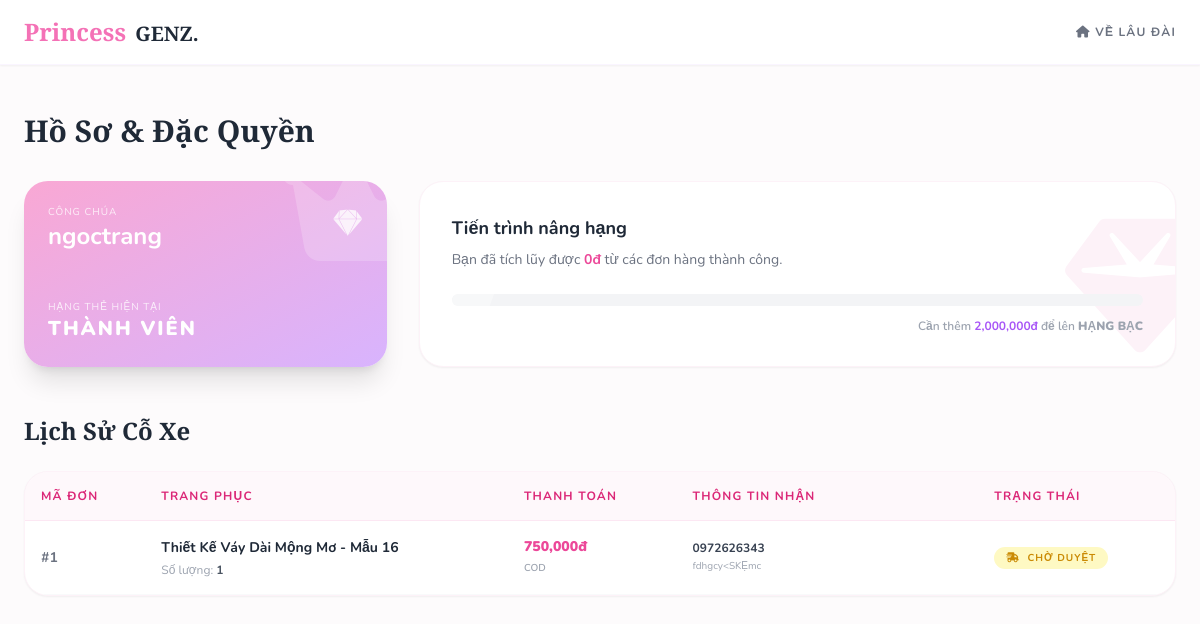
/my_orders (signed in), run on the app's committed database.
### tables this page shows
CREATE TABLE orders (id INTEGER PRIMARY KEY AUTOINCREMENT, username TEXT NOT NULL, product_name TEXT NOT NULL, price REAL NOT NULL, quantity INTEGER NOT NULL, total_price REAL NOT NULL, phone TEXT, address TEXT, payment TEXT, status TEXT DEFAULT 'Chờ duyệt');

### app.py (the view)
@app.route('/my_orders')
def my_orders():
    if not session.get('username'): return redirect(url_for('login'))
    conn = sqlite3.connect(DB_NAME)
    cursor = conn.cursor()
    cursor.execute("SELECT id, product_name, price, quantity, total_price, status, phone, address, payment FROM orders WHERE username = ? ORDER BY id DESC", (session['username'],))
    orders = cursor.fetchall()
    cursor.execute("SELECT SUM(total_price) FROM orders WHERE username = ? AND status = 'Hoàn thành'", (session['username'],))
    total_spend_result = cursor.fetchone()[0]
    total_spend = total_spend_result if total_spend_result else 0
    tier = 'Thành Viên'
    next_tier = 'Hạng Bạc'
    target = 2000000
    if total_spend >= 15000000:
        tier = 'Kim Cương'
        next_tier = 'MAX'
        target = 15000000
    elif total_spend >= 5000000:
        tier = 'Hạng Vàng'
        next_tier = 'Kim Cương'
        target = 15000000
    elif total_spend >= 2000000:
        tier = 'Hạng Bạc'
        next_tier = 'Hạng Vàng'
        target = 5000000
    progress = (total_spend / target) * 100 if target > 0 else 0
    progress = min(progress, 100) # Khóa tiến trình không vượt quá 100%
    conn.close()
    return render_template('my_orders.html', orders=orders, total_spend=total_spend, tier=tier, next_tier=next_tier, target=target, progress=progress)

### app.py (called while the page is built)
@app.context_processor
def inject_cart_count():
    count = 0
    if session.get('username'):
        try:
            conn = sqlite3.connect(DB_NAME)
            cursor = conn.cursor()
            cursor.execute("SELECT SUM(quantity) FROM cart WHERE username = ?", (session['username'],))
            result = cursor.fetchone()[0]
            if result: count = result
            conn.close()
        except: pass
    return dict(cart_count=count)

### templates/my_orders.html (shortened to what this page needs)
<!DOCTYPE html>
<html lang="vi" class="scroll-smooth">
<head>
    <script src="https://cdn.tailwindcss.com"></script>
    <link rel="stylesheet" href="https://cdnjs.cloudflare.com/ajax/libs/font-awesome/6.4.0/css/all.min.css">
</head>
<body class="antialiased selection:bg-purple-200 selection:text-purple-900">
    <header class="bg-white/95 backdrop-blur-xl border-b border-purple-50 shadow-sm py-4">
        <div class="max-w-[1200px] mx-auto px-6 flex justify-between items-center">
            <a href="/" class="text-xl font-royal font-bold text-gray-800"><span class="text-pink-400 font-fairy text-2xl mr-1">Princess</span> GENZ.</a>
            <a href="/" class="text-xs font-bold text-gray-500 hover:text-pink-500 uppercase tracking-widest"><i class="fa-solid fa-house"></i> Về Lâu Đài</a>
        </div>
    </header>
    <main class="max-w-[1200px] mx-auto px-6 py-12">
        <h1 class="text-3xl font-royal font-bold text-gray-800 mb-8">Hồ Sơ & Đặc Quyền</h1>
        <div class="grid grid-cols-1 md:grid-cols-3 gap-8 mb-12">
            <div class="col-span-1 rounded-3xl p-6 text-white shadow-xl relative overflow-hidden
                {% if tier == 'Kim Cương' %} bg-gradient-to-br from-purple-500 to-pink-500
                {% elif tier == 'Hạng Vàng' %} bg-gradient-to-br from-yellow-400 to-yellow-600
                {% elif tier == 'Hạng Bạc' %} bg-gradient-to-br from-gray-400 to-gray-500
                {% else %} bg-gradient-to-br from-pink-300 to-purple-300 {% endif %}">
                <div class="absolute -right-10 -top-10 text-white/20 text-9xl"><i class="fa-solid fa-crown"></i></div>
                <div class="relative z-10 h-full flex flex-col justify-between">
                    <div class="flex justify-between items-start mb-8">
                        <div>
                            <p class="text-[10px] uppercase tracking-widest opacity-80">Công chúa</p>
                            <h2 class="text-2xl font-bold">{{ session['username'] }}</h2>
                        </div>
                        <i class="fa-brands fa-sketch text-3xl opacity-80"></i>
                    </div>
                    <div>
                        <p class="text-[10px] uppercase tracking-widest opacity-80">Hạng thẻ hiện tại</p>
                        <p class="text-xl font-black uppercase tracking-widest">{{ tier }}</p>
                    </div>
                </div>
            </div>
            <div class="col-span-1 md:col-span-2 bg-white rounded-3xl p-8 border border-pink-50 shadow-sm flex flex-col justify-center relative overflow-hidden">
                <div class="absolute -bottom-10 -right-10 text-pink-50 text-[150px] pointer-events-none"><i class="fa-solid fa-gem"></i></div>
                <h3 class="text-lg font-bold text-gray-800 mb-2 relative z-10">Tiến trình nâng hạng</h3>
                <p class="text-sm text-gray-500 mb-6 relative z-10">Bạn đã tích lũy được <span class="font-bold text-pink-500">{{ "{:,.0f}".format(total_spend) }}đ</span> từ các đơn hàng thành công.</p>
                {% if tier != 'Kim Cương' %}
                <div class="w-full bg-gray-100 h-3 rounded-full overflow-hidden mb-3 relative z-10">
                    <div class="bg-gradient-to-r from-purple-400 to-pink-500 h-full rounded-full transition-all duration-1000 relative" style="width: {{ progress }}%;">
                        <div class="absolute top-0 left-0 w-10 h-full bg-white/30 skew-x-[-20deg]" style="animation: shine 2s infinite;"></div>
                    </div>
                </div>
                <p class="text-xs text-gray-400 font-semibold text-right relative z-10">Cần thêm <span class="text-purple-500 font-bold">{{ "{:,.0f}".format(target - total_spend) }}đ</span> để lên <b class="uppercase">{{ next_tier }}</b></p>
                {% endif %}
            </div>
        </div>
        <h2 class="text-2xl font-royal font-bold text-gray-800 mb-6">Lịch Sử Cỗ Xe</h2>
        <div class="bg-white rounded-3xl border border-pink-50 shadow-sm overflow-hidden magic-shadow">
            {% if orders %}
            <div class="overflow-x-auto">
                <table class="w-full text-left border-collapse min-w-[800px]">
                    <thead>
                        <tr class="bg-pink-50/50 text-pink-600 text-xs uppercase tracking-widest border-b border-pink-100">
                            <th class="p-4 font-bold">Mã Đơn</th>
                            <th class="p-4 font-bold">Trang Phục</th>
                            <th class="p-4 font-bold">Thanh Toán</th>
                            <th class="p-4 font-bold">Thông Tin Nhận</th>
                            <th class="p-4 font-bold">Trạng Thái</th>
                        </tr>
                    </thead>
                    <tbody class="text-sm">
                        {% for order in orders %}
                        <tr class="border-b border-gray-50 hover:bg-gray-50 transition-colors">
                            <td class="p-4 font-bold text-gray-500">#{{ order[0] }}</td>
                            <td class="p-4 text-gray-700">
                                <p class="font-bold text-gray-800">{{ order[1] }}</p>
                                <p class="text-xs text-gray-400 mt-1">Số lượng: <b class="text-gray-600">{{ order[3] }}</b></p>
                            </td>
                            <td class="p-4 font-black text-pink-500">{{ "{:,.0f}".format(order[4]) }}đ <br><span class="text-[10px] text-gray-400 font-semibold">{{ order[8] }}</span></td>
                            <td class="p-4">
                                <p class="text-xs font-bold text-gray-700">{{ order[6] }}</p>
                                <p class="text-[10px] text-gray-400 line-clamp-1 w-48">{{ order[7] }}</p>
                            </td>
                            <td class="p-4">
                                {% if order[5] == 'Hoàn thành' %}
                                    <span class="bg-green-100 text-green-600 px-3 py-1 rounded-full text-[10px] font-bold uppercase tracking-widest"><i class="fa-solid fa-check mr-1"></i> Hoàn thành</span>
                                {% elif order[5] == 'Đã hủy' %}
                                    <span class="bg-red-100 text-red-600 px-3 py-1 rounded-full text-[10px] font-bold uppercase tracking-widest"><i class="fa-solid fa-xmark mr-1"></i> Đã hủy</span>
                                {% else %}
                                    <span class="bg-yellow-100 text-yellow-600 px-3 py-1 rounded-full text-[10px] font-bold uppercase tracking-widest"><i class="fa-solid fa-truck-fast mr-1"></i> {{ order[5] }}</span>
                                {% endif %}
                            </td>
                        </tr>
                        {% endfor %}
                    </tbody>
                </table>
            </div>
            {% endif %}
        </div>
    </main>
</body>
</html>

### templates/my_orders.html (style rules this page uses)
body { font-family: 'Nunito', sans-serif; background-color: #FDFBFC; color: #5a4a4a; }
.font-royal { font-family: 'Playfair Display', serif; }
.magic-shadow { box-shadow: 0 15px 40px -10px rgba(224, 195, 252, 0.4); }

### data on the page
orders: username "ngoctrang", id "1", product_name "Thiết Kế Váy Dài Mộng Mơ - Mẫu 16", quantity "1", total_price "750,000", payment "COD", phone "0972626343", address "fdhgcy<SKẸmc", status "CHỜ DUYỆT"

### other printed values
{{ tier }} "THÀNH VIÊN"
{{ "{:,.0f}".format(total_spend) }} "0"
{{ "{:,.0f}".format(target - total_spend) }} "2,000,000"
{{ next_tier }} "HẠNG BẠC"
